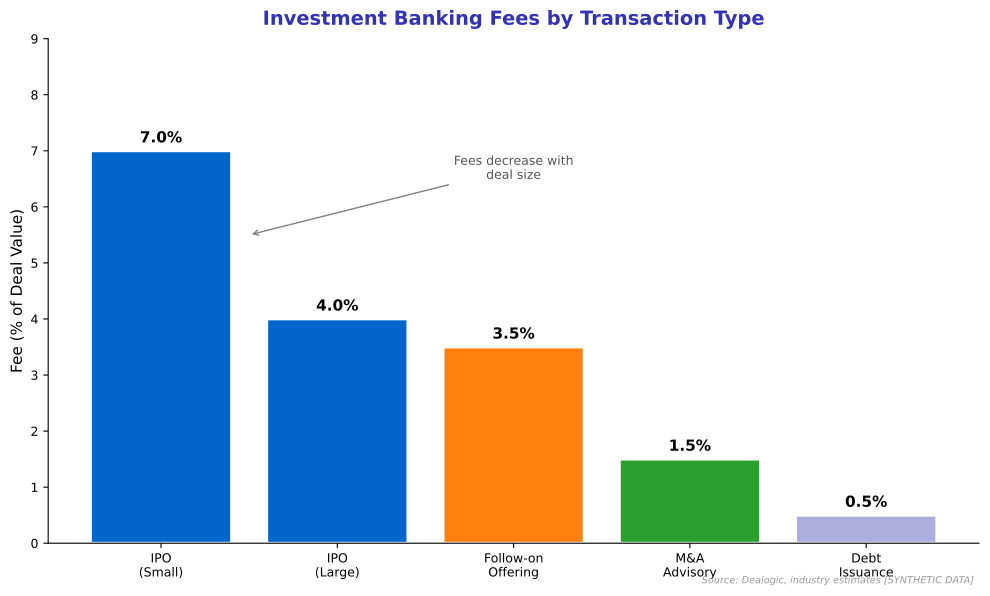

Write the Python code that produced this figure.
"""
Investment Banking Fee Structure
Shows typical fees by deal type

Output: underwriting_fees.pdf
Module: module_04_traditional
Lesson: 44 - Capital Markets Tech
"""

from pathlib import Path
import matplotlib.pyplot as plt
import numpy as np

plt.rcParams.update({
    'font.size': 10,
    'axes.labelsize': 10,
    'axes.titlesize': 11,
    'xtick.labelsize': 9,
    'ytick.labelsize': 9,
    'legend.fontsize': 9,
    'figure.figsize': (10, 6),
    'figure.dpi': 150
})

MLPURPLE = '#3333B2'
MLBLUE = '#0066CC'
MLORANGE = '#FF7F0E'
MLGREEN = '#2CA02C'
MLLAVENDER = '#ADADE0'

def create_chart():
    fig, ax = plt.subplots(figsize=(10, 6))

    # Fee types by transaction
    deal_types = ['IPO\n(Small)', 'IPO\n(Large)', 'Follow-on\nOffering', 'M&A\nAdvisory', 'Debt\nIssuance']
    fees = [7.0, 4.0, 3.5, 1.5, 0.5]  # Percentage

    colors = [MLBLUE, MLBLUE, MLORANGE, MLGREEN, MLLAVENDER]

    bars = ax.bar(deal_types, fees, color=colors, edgecolor='white', linewidth=2)

    for bar, fee in zip(bars, fees):
        ax.text(bar.get_x() + bar.get_width()/2, bar.get_height() + 0.15,
                f'{fee}%', ha='center', fontsize=11, fontweight='bold')

    ax.set_ylabel('Fee (% of Deal Value)', fontsize=11)
    ax.set_title('Investment Banking Fees by Transaction Type', fontsize=14,
                 fontweight='bold', color=MLPURPLE, pad=10)

    ax.set_ylim(0, 9)

    # Add annotation about size dependency
    ax.annotate('Fees decrease with\ndeal size', xy=(0.5, 5.5), xytext=(2, 6.5),
                fontsize=9, arrowprops=dict(arrowstyle='->', color='gray'),
                ha='center', color='#555555')

    ax.spines['top'].set_visible(False)
    ax.spines['right'].set_visible(False)

    fig.text(0.98, 0.02, 'Source: Dealogic, industry estimates [SYNTHETIC DATA]',
             fontsize=7, color='#999999', ha='right', style='italic')

    plt.tight_layout()

    output_path = Path(__file__).parent / 'underwriting_fees.pdf'
    plt.savefig(output_path, format='pdf', dpi=300, bbox_inches='tight')
    plt.close()
    print(f"Chart saved to: {output_path}")
    return output_path

if __name__ == '__main__':
    create_chart()
